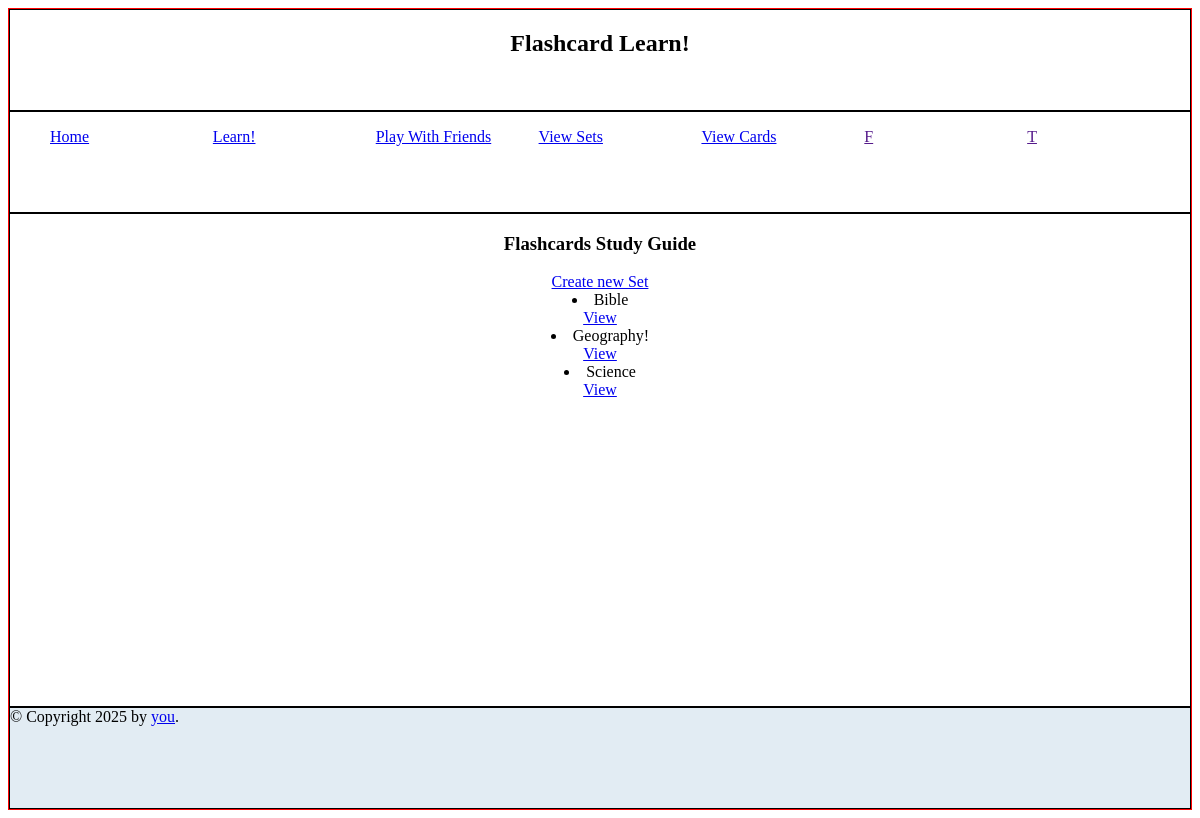
The app's page /sets/ with its own data.
### db/models.py (models this page shows)
class Set(SQLModel, table=True):
    id: int | None = Field(default=None, primary_key=True)
    name: str
    cards: list["Card"] = Relationship(back_populates="set")

### routers/sets.py (the view)
@router.get("/")
def get_sets(request: Request, session:SessionDep):
    sets = session.exec(select(Set).order_by(Set.name)).all()
    return templates.TemplateResponse(
      request=request, name="/sets/sets.html", context={"sets":sets}
  )

### templates/sets/sets.html (shortened to what this page needs)
{% extends "/base.html" %}
{% block head %}
    {{ super() }}
{% endblock %}
{% block content %}
    <h1>Flashcards Study Guide</h1>
    <a href="{{url_for('add_sets')}}">Create new Set</a>
    {% for set in sets %}
        <li>{{set.name}}</li><a href="/sets/{{set.id}}">View</a>
    {% endfor %}
{% endblock %}

### templates/base.html (shortened to what this page needs)
<!DOCTYPE html>
<html lang="en">
<head>
    {% block head %}
    <link href="{{ url_for('static', path='/css/styles.css') }}" rel="stylesheet">
    {% endblock %}
</head>
<body>
    <section class="content-wrapper">
        <header class="header"><h1>Flashcard Learn!</h1></header>
        <nav id="topNav">
            <ul>
                <li><a href="/">Home</a></li>
                <li><a href="/learn/">Learn!</a></li>
                <li><a href="/play/">Play With Friends</a></li>
                <li><a href="/sets/">View Sets</a></li>
                <li><a href="/cards/">View Cards</a></li>
                <li class="social"><a href="">F</a></li>
                <li class="social"><a href="">T</a></li>
            </ul>
        </nav>
        <section id="content">{% block content %}{% endblock %}</section>
        <footer>
            {% block footer %}
            &copy; Copyright 2025 by <a href="http://domain.invalid/">you</a>.
            {% endblock %}
        </footer>
    </section>
</body>
</html>

### static/css/styles.css (style rules this page uses)
body { background-color: rgb(255, 255, 255); }
.content-wrapper { min-height: 100vh; display:flex; flex-direction: column; border:1px solid red; }
#content { flex-grow: 2; align-items: flex-start; }
.content-wrapper > * { order:9999; border:1px solid black; flex:1; }
.header { text-align: center; min-height: 100px; max-height: 100px; }
#content { justify-content: flex-start; align-items: center; display: flex; flex-direction: column; }
footer { min-height: 100px; max-height: 100px; }
#topNav { min-height: 100px; max-height: 100px; }
#topNav ul { list-style: none; display: flex; flex-direction: row; justify-content: flex-start; }
#topNav li { flex: 3; }
footer { background: #e2ecf3; height: 100px; }

### records on screen
Set: name "Bible"
Set: name "Geography!"
Set: name "Science"
